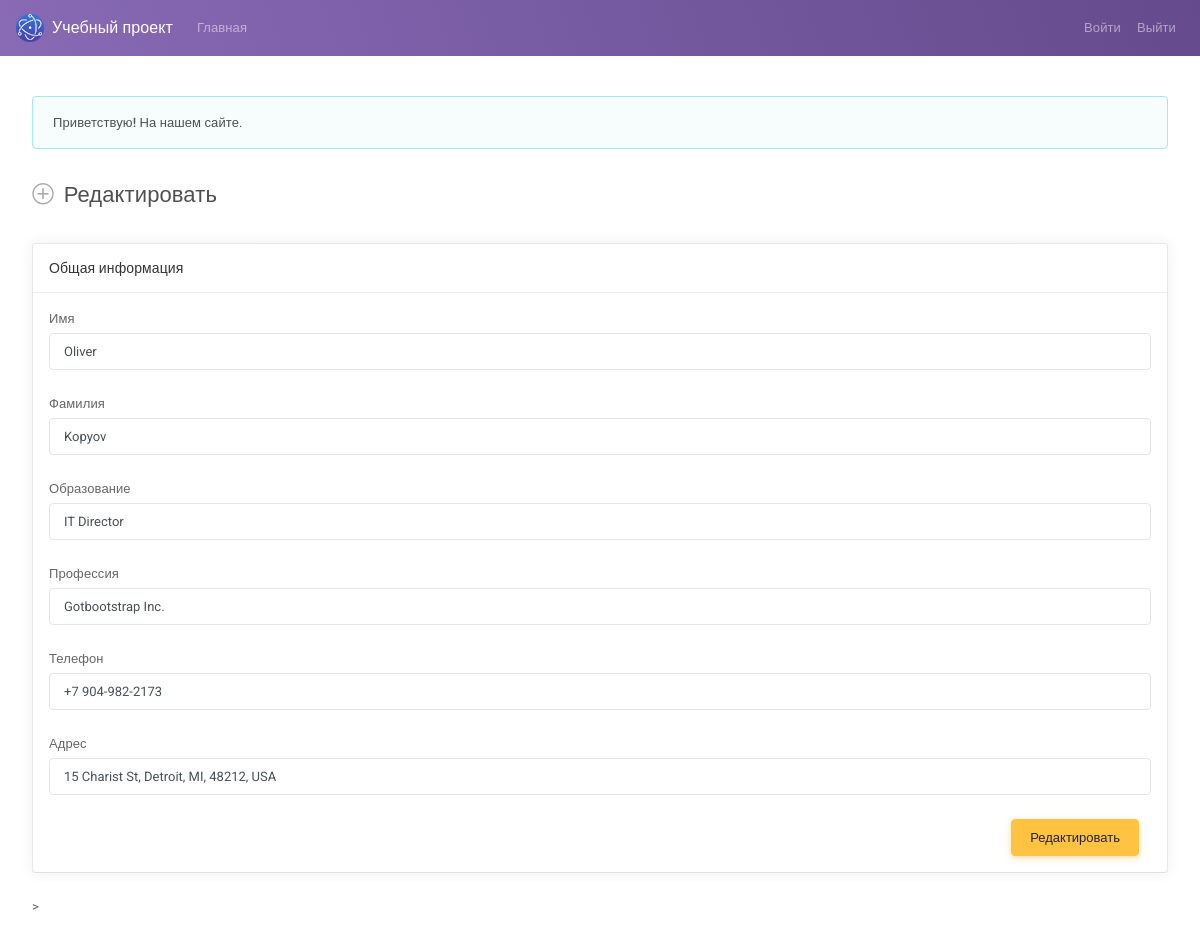
Page /edit.php?user_id=2 (signed in) on the earlier database version.
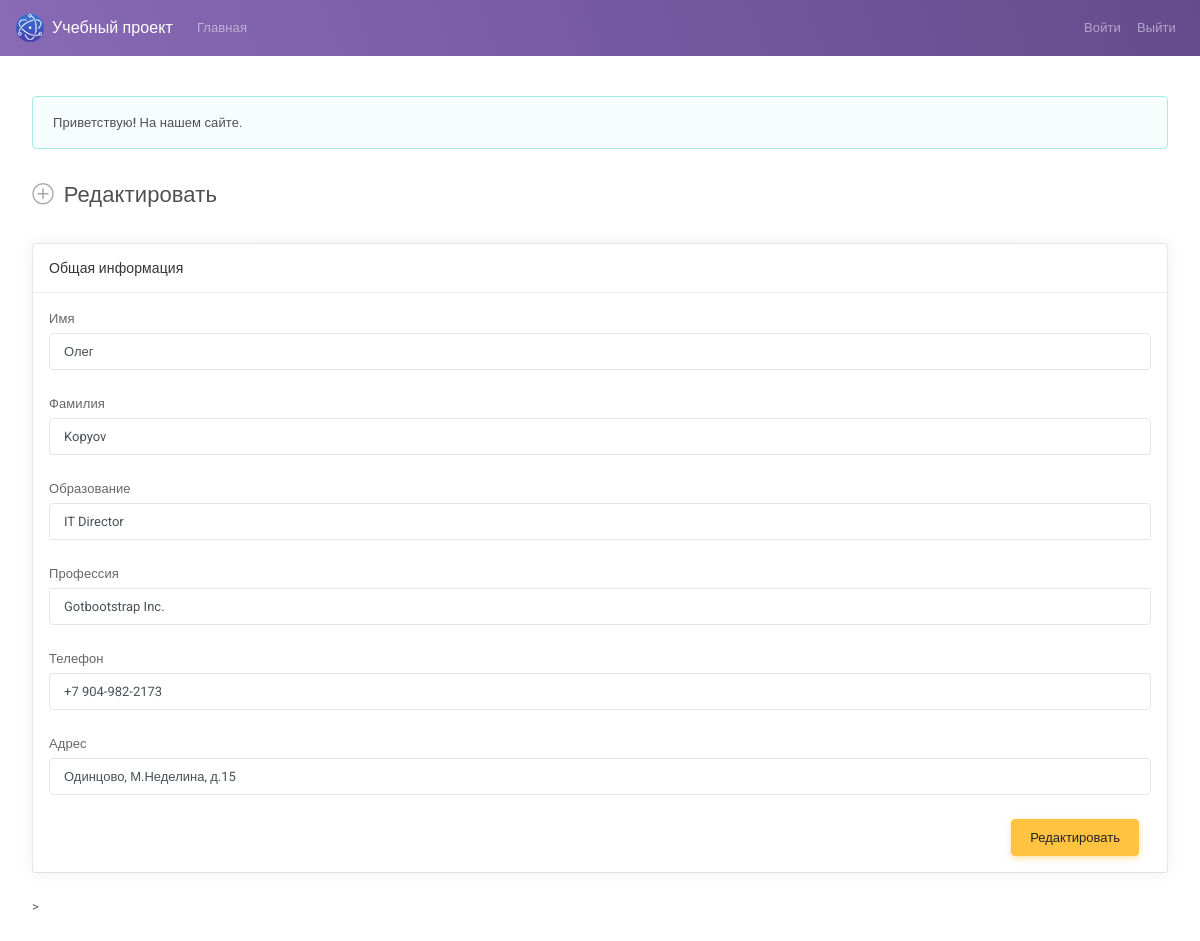
Same page on the later database version.
### tables this page shows
CREATE TABLE `user_info` (
  `id` int(11) NOT NULL,
  `user_id` int(10) UNSIGNED NOT NULL,
  `name` varchar(150) DEFAULT NULL,
  `lastname` varchar(150) DEFAULT NULL,
  `edu` varchar(150) DEFAULT NULL,
  `prof` varchar(150) DEFAULT NULL,
  `phone` varchar(100) DEFAULT NULL,
  `address` varchar(250) DEFAULT NULL
);

### edit.php (the view, shortened to what this page needs)
<?php
  include_once './function.php';
  if(isset($_GET['user_id']))
    $user_id = $_GET['user_id'];
  $info_user    = get_info_user($user_id);
?>
<!DOCTYPE html>
<html lang="en">
<head>
    <link id="vendorsbundle" rel="stylesheet" media="screen, print" href="css/vendors.bundle.css">
    <link id="appbundle" rel="stylesheet" media="screen, print" href="css/app.bundle.css">
    <link id="myskin" rel="stylesheet" media="screen, print" href="css/skins/skin-master.css">
    <link rel="stylesheet" media="screen, print" href="css/fa-solid.css">
    <link rel="stylesheet" media="screen, print" href="css/fa-brands.css">
</head>
<body>
    <nav class="navbar navbar-expand-lg navbar-dark bg-primary bg-primary-gradient">
        <a class="navbar-brand d-flex align-items-center fw-500" href="users.html"><img alt="logo" class="d-inline-block align-top mr-2" src="img/logo.png"> Учебный проект</a>
        <div class="collapse navbar-collapse" id="navbarColor02">
            <ul class="navbar-nav mr-auto">
                <li class="nav-item">
                    <a class="nav-link" href="users.php">Главная <span class="sr-only">(current)</span></a>
                </li>
            </ul>
            <ul class="navbar-nav ml-auto">
                <li class="nav-item">
                    <a class="nav-link" href="./login.php?clearsession=true">Войти</a>
                </li>
                <li class="nav-item">
                    <a class="nav-link" href="./users.php?clearsession=true">Выйти</a>
                </li>
            </ul>
        </div>
    </nav>
    <main id="js-page-content" role="main" class="page-content mt-3">
        <div class="subheader">
            <h1 class="subheader-title">
                <i class='subheader-icon fal fa-plus-circle'></i> Редактировать
            </h1>
        </div>
        <form action="/c/edit-info-user.php" method="POST" enctype="multipart/form-data">
            <div class="row">
                <div class="col-xl-6">
                    <div id="panel-1" class="panel">
                    <?php
                     foreach ($info_user as $i_user):
                    ?>
                        <div class="panel-container">
                            <div class="panel-hdr">
                                <h2>Общая информация</h2>
                            </div>
                            <div class="panel-content">
                                <div class="form-group">
                                    <label class="form-label" for="simpleinput">Имя</label>
                                    <input type="text" id="simpleinput" class="form-control" value="<?=$i_user['name']?>" name="name">
                                </div>
                                <div class="form-group">
                                    <label class="form-label" for="simpleinput">Фамилия</label>
                                    <input type="text" id="simpleinput" class="form-control" value="<?=$i_user['lastname']?>" name="lastname">
                                </div>
                                <div class="form-group">
                                    <label class="form-label" for="simpleinput">Образование</label>
                                    <input type="text" id="simpleinput" class="form-control" value="<?=$i_user['edu']?>" name="edu">
                                </div>
                                <div class="form-group">
                                    <label class="form-label" for="simpleinput">Профессия</label>
                                    <input type="text" id="simpleinput" class="form-control" value="<?=$i_user['prof']?>" name="prof">
                                </div>
                                <div class="form-group">
                                    <label class="form-label" for="simpleinput">Телефон</label>
                                    <input type="text" id="simpleinput" class="form-control" value="<?=$i_user['phone']?>" name="phone" />
                                </div>
                                <div class="form-group">
                                    <label class="form-label" for="simpleinput">Адрес</label>
                                    <input type="text" id="simpleinput" class="form-control" value="<?=$i_user['address']?>" name="address" />
                                </div>
                <div class="col-md-12 mt-3 d-flex flex-row-reverse">
                    <button type="submit" name="edit_user" class="btn btn-warning">Редактировать</button>
                </div>
                              </div>
                        </div>
     </div>>
                                    </div>
                                </div>
                <?endforeach?>
        </form>
    </main>
</body>
</html>

Differences in the rows shown:
changed user_info "Kopyov": name "Oliver" → "Олег"; address "15 Charist St, Detroit, MI, 48212, USA" → "Одинцово, М.Неделина, д.15"
